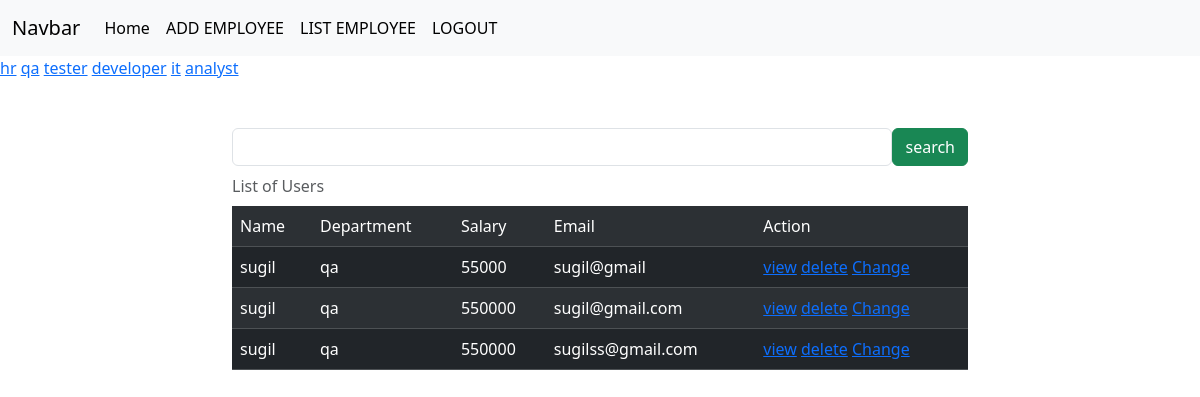
/employees/all/?department=qa (signed in), run on the app's committed database.
### crm/models.py (models this page shows, shortened)
class Employees(models.Model):
    name=models.CharField(max_length=100)
    department=models.CharField(max_length=100)
    salary=models.PositiveIntegerField()
    email=models.EmailField(unique=True)
    age=models.PositiveIntegerField()
    contact=models.CharField(max_length=200,null=True)
    profile_pic=models.ImageField(upload_to="images",null=True)
    dob=models.DateField(null=True,blank=True)

### crm/views.py (the view, shortened to what this page needs)
# urls.py: path("employees/all/",views.EmployeeListView.as_view(),name="emp-all"),
@method_decorator(signin_required,name="dispatch")
class EmployeeListView(View):
    def get(self,request,*args,**kwargs):
            qs=Employees.objects.all()
            departments=Employees.objects.all().values_list("department",flat=True).distinct()
            print(departments)
            if "department" in request.GET:
                dept=request.GET.get("department")
                qs=qs.filter(department__iexact=dept)
            return render (request,"emp_list.html",{"data":qs,"departments":departments})

### crm/views.py (called while the page is built)
def signin_required(fn):                                             #decorat0rs
    def wrapper(request,*args,**kwargs):
        if not request.user.is_authenticated:
            messages.error(request,"invalid session")
            return redirect("signin")
        else:
            return fn(request,*args,**kwargs)
    return wrapper

### crm/templates/emp_list.html (shortened to what this page needs)
{%extends 'base.html'%}
{%block body_block%}
<div>
{%for dep in departments%}
    <a href="{%url 'emp-all'%}?department={{dep}}">{{dep}}</a>
{%endfor%}
</div>
<div class="container mt-5">
    <div class="row">
        <div class="col-2"></div>
        <div class="col-8">
            <form action="" method="post">
               <div class="d-flex">
                    <input type="text" name="box" class="form-control">
                    <button type="submit " class="btn btn-success">search</button>
               </div>
            </form>
        </div>
        <div class="col-2"></div>
    </div>
</div>
<div class="container">
    <div class="row">
        <div class="col-2"></div>
        <div class="col-8">
            <table class="table table-dark table-striped caption-top">
                <caption>List of Users</caption>
                <tr>
                    <td>Name</td>
                    <td>Department</td>
                    <td>Salary</td>
                    <td>Email</td>
                    <td>Action</td>
                </tr>
                {%for emp in data%}
                <tr>
                    <td>{{emp.name}}</td>
                    <td>{{emp.department}}</td>
                    <td>{{emp.salary}}</td>
                    <td>{{emp.email}}</td>
                    <td>
                        <a href="{%url 'emp-details' emp.id%}">view</a>
                        <a href="{%url 'emp-delete' emp.id%}">delete</a>
                        <a href="{%url 'emp-edit' emp.id%}">Change</a>
                    </td>
                </tr>
                {%endfor%}
            </table>
        </div>
        <div class="col-2"></div>
    </div>
</div>
{%endblock%}

### data on the page
Employees: name "sugil", department "qa", salary "55000", email "sugil@gmail"
Employees: name "sugil", department "qa", salary "550000", email "sugil@gmail.com"
Employees: name "sugil", department "qa", salary "550000", email "sugilss@gmail.com"

### other printed values
{{ dep }} "hr" "qa" "tester" "developer" "it" "analyst"
